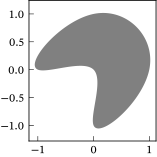

Recreate this plot in Python.
from pathlib import PurePath

import matplotlib.pyplot as plt
import numpy as np
import scipy.interpolate as interp

plt.style.use("sigproc")

x = (-1, 0, 1, 0, 0, -1)
y = (0, 1, 0, -1, 0, 0)
tck, _ = interp.splprep([x, y], s=0, per=True)
u = np.linspace(0, 1, num=300)
curve = interp.splev(u, tck)

fig, ax = plt.subplots()
ax.fill(*curve, facecolor="gray")
ax.axis("equal")
fig.savefig(str(PurePath(__file__).parent / (PurePath(__file__).stem + ".pdf")))
